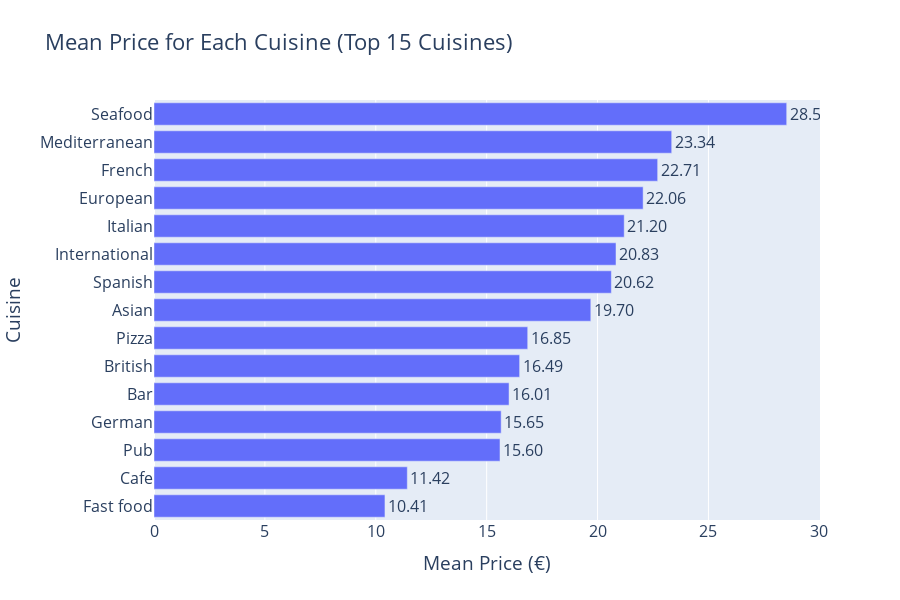

The notebook cell this image was saved under:
### Code cell
# Bar chart: Mean price for each cuisine (top 15 cuisines)

# Explode cuisines if stored as a comma-separated string
df_exploded = df.copy()
df_exploded["cuisines"] = df_exploded["cuisines"].str.split(", ")
df_exploded = df_exploded.explode("cuisines")

# Only keep top 15 cuisines for readability
top_cuisines = df_exploded["cuisines"].value_counts().head(15).index
df_bar = df_exploded[df_exploded["cuisines"].isin(top_cuisines)]

# Calculate mean price for each cuisine
cuisine_mean_price = df_bar.groupby("cuisines")["mean_price"].mean().reset_index()

# Sort by mean price
cuisine_mean_price = cuisine_mean_price.sort_values("mean_price", ascending=True)

# Plot bar chart
import plotly.express as px
fig = px.bar(
    cuisine_mean_price,
    x="mean_price",
    y="cuisines",
    orientation="h",
    title="Mean Price for Each Cuisine (Top 15 Cuisines)",
    labels={"mean_price": "Mean Price (€)", "cuisines": "Cuisine"},
    text="mean_price"
)
fig.update_traces(texttemplate='%{text:.2f}', textposition='outside')
fig.update_layout(
    font=dict(size=16),
    title_font=dict(size=22),
    height=600
)
fig.show()

### Figure 1 — Plotly figure (JSON) as saved in the notebook; plotly's stock layout.template omitted (floating-point values rounded to 4 significant figures)
{"data": [{"alignmentgroup": "True", "hovertemplate": "Mean Price (€)=%{text}<br>Cuisine=%{y}<extra></extra>", "legendgroup": "", "marker": {"color": "#636efa", "pattern": {"shape": ""}}, "name": "", "offsetgroup": "", "orientation": "h", "showlegend": false, "text": [10.41, 11.42, 15.6, 15.65, 16.01, 16.49, 16.85, 19.7, 20.62, 20.83, 21.2, 22.06, 22.71, 23.34, 28.53], "textposition": "outside", "texttemplate": "%{text:.2f}", "type": "bar", "x": [10.41, 11.42, 15.6, 15.65, 16.01, 16.49, 16.85, 19.7, 20.62, 20.83, 21.2, 22.06, 22.71, 23.34, 28.53], "xaxis": "x", "y": ["Fast food", "Cafe", "Pub", "German", "Bar", "British", "Pizza", "Asian", "Spanish", "International", "Italian", "European", "French", "Mediterranean", "Seafood"], "yaxis": "y"}], "layout": {"barmode": "relative", "font": {"size": 16}, "height": 600, "legend": {"tracegroupgap": 0}, "title": {"font": {"size": 22}, "text": "Mean Price for Each Cuisine (Top 15 Cuisines)"}, "xaxis": {"anchor": "y", "domain": [0, 1], "title": {"text": "Mean Price (€)"}}, "yaxis": {"anchor": "x", "domain": [0, 1], "title": {"text": "Cuisine"}}}}
